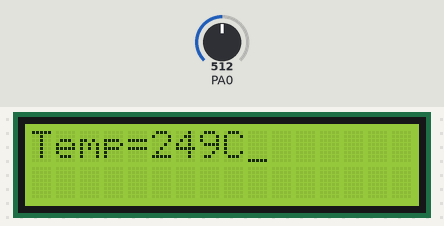
The program below on a simulated ATmega32, built with avr-gcc and emulated at 8 MHz. On the bench: 16×2 character LCD. Wiring (inferred from the names in the program): character LCD (HD44780): RS PB2; R/W PB1; E PB0; data PC0, PC1, PC2, PC3, PC4, PC5, PC6, PC7. Inputs (shaded band) come from the test bench; at power-on: PA0 = 512.

Above: at 1.7 s.
1.8 s: PA0 set to 716
At 3.7 s:
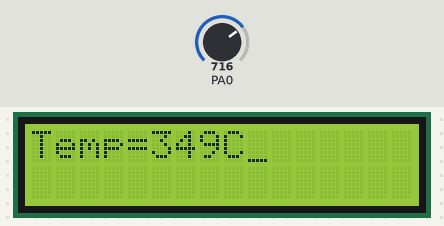
4.1 s: PA0 set to 900
At 5.1 s:
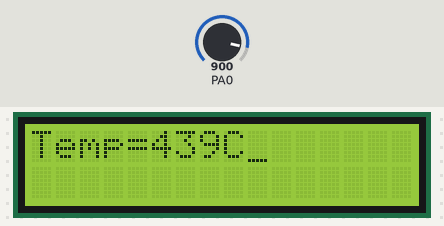
5.8 s: PA0 set to 1023
At 6.5 s:
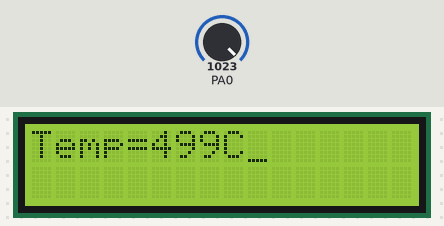
Timing chart, 0 to 8.8 s (numbered marks = the images above; inputs shaded):
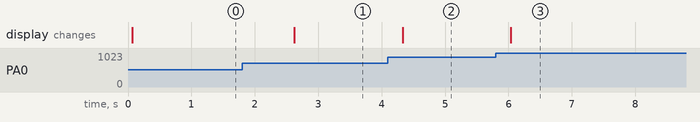

The program:

main.c
```c
/*
 * main.c
 *
 *  Created on: Oct 16, 2021
 *      Author: Kero Adel
 */
#include "../HAL/LCD/LCD_int.h"
#include "../MCAL/ADC/ADC_int.h"
#include "../Libs/stdtypes.h"
#include "util/delay.h"

void main (void)
{
	u16 digital;
	f32 analog_mv;
	u32 temp;

	LCD_vidInit();
	ADC_vidADCInit();

	while(1)
	{
		LCD_vidClearDisplay();
		digital = ADC_u8ADCRead(0);
		analog_mv = digital * 4.88;
		temp = analog_mv /10;
		LCD_vidSendString("Temp=");
		LCD_vidSendNumber(temp);
		LCD_vidSendString("C");
		_delay_ms(800);
	}
}
```

LCD_config.h
```c
/*
 * LCD_config.h
 *
 *  Created on: Sep 23, 2021
 *      Author: Kero Adel
 */

#ifndef HAL_LCD_LCD_CONFIG_H_
#define HAL_LCD_LCD_CONFIG_H_


#define LCD_DATA_PORT 		PORT_C
#define LCD_CTRL_PORT 		PORT_B

#define LCD_E_PIN 			PIN_0
#define LCD_RW_PIN 			PIN_1
#define LCD_RS_PIN 			PIN_2


#endif /* HAL_LCD_LCD_CONFIG_H_ */
```

LCD_int.h
```c
/*
 * LCD_int.h
 *
 *  Created on: Sep 23, 2021
 *      Author: Kero Adel
 */

#include "../../Libs/stdtypes.h"

#ifndef HAL_LCD_LCD_INT_H_
#define HAL_LCD_LCD_INT_H_


u8 LCD_u8sendData(u8 copy_u8data);
u8 LCD_u8sendCommand(u8 copy_u8command);

void LCD_vidWriteMyName(void);

void LCD_vidInit(void);

void LCD_vidSendNumber(s32 copy_u8Number);

void LCD_vidSendString(const u8* copy_pcString);
void LCD_vidGoToXY(u8 copy_u8XPos, u8 copy_u8YPos);

void LCD_vidWriteSpecialCharecter(u8 *copy_u8pPattern, u8 copy_u8BlockNo, u8 copy_u8XPos, u8 copy_u8YPos);

void LCD_vidClearDisplay(void);

void LCD_vidReturnHome(void);

void LCD_vidShiftRight(void);

void LCD_vidShiftLeft(void);

void LCD_vidGlitchString(const u8* copy_pcString);

void LCD_vidSinWaveString(const u8* copy_pcString);

void LCD_vidSendNumberBottomRight(s32 copy_u8Number);

void LCD_vidShiftRightCursor(void);

void LCD_vidShiftLeftCursor(void);

#endif /* HAL_LCD_LCD_INT_H_ */
```

LCD_prg.c
```c
#include "../../Libs/stdtypes.h"
#include "../..//MCAL/DIO/DIO_int.h"
#include "util/delay.h"

#include "LCD_config.h"
#include "LCD_int.h"

void LCD_vidWriteSpecialCharecter(u8 *copy_u8pPattern, u8 copy_u8BlockNo, u8 copy_u8XPos, u8 copy_u8YPos)
{
	u8 local_u8CGRAMAdress = copy_u8BlockNo * 8, local_u8Counter;

	_delay_ms(1);
	LCD_u8sendCommand(local_u8CGRAMAdress + 64);
	_delay_ms(1);
	for(local_u8Counter=0; local_u8Counter<8; local_u8Counter++)
	{
		LCD_u8sendData(copy_u8pPattern[local_u8Counter]);
		_delay_ms(1);
	}

	LCD_vidGoToXY(copy_u8XPos, copy_u8YPos);
	_delay_ms(1);
	LCD_u8sendData(copy_u8BlockNo);
	_delay_ms(1);
}


u8 LCD_u8sendData(u8 copy_u8command)
{
	DIO_u8setPinVal(LCD_CTRL_PORT, LCD_RS_PIN, HIGH);

	DIO_u8setPinVal(LCD_CTRL_PORT, LCD_RW_PIN, LOW);

	DIO_u8setPortVal(LCD_DATA_PORT, copy_u8command);

	DIO_u8setPinVal(LCD_CTRL_PORT, LCD_E_PIN, HIGH);
	_delay_ms(2);
	DIO_u8setPinVal(LCD_CTRL_PORT, LCD_E_PIN, LOW);

	return 0;
}
u8 LCD_u8sendCommand(u8 copy_u8data)
{
	DIO_u8setPinVal(LCD_CTRL_PORT, LCD_RS_PIN, LOW);

	DIO_u8setPinVal(LCD_CTRL_PORT, LCD_RW_PIN, LOW);

	DIO_u8setPortVal(LCD_DATA_PORT, copy_u8data);

	DIO_u8setPinVal(LCD_CTRL_PORT, LCD_E_PIN, HIGH);
	_delay_ms(2);
	DIO_u8setPinVal(LCD_CTRL_PORT, LCD_E_PIN, LOW);

	return 0;
}

void LCD_vidInit(void)
{
	DIO_u8setPortDir(LCD_DATA_PORT, FULL_OUTPUT);
	DIO_u8setPinDir(LCD_CTRL_PORT, LCD_E_PIN, OUTPUT);
	DIO_u8setPinDir(LCD_CTRL_PORT, LCD_RS_PIN, OUTPUT);
	DIO_u8setPinDir(LCD_CTRL_PORT, LCD_RW_PIN, OUTPUT);

	_delay_ms(40);						//Wait more than 30 ms after power on

	LCD_u8sendCommand(0b00111000);		//Function set cmd: 2 lines, 5x8 font size

	LCD_u8sendCommand(0b00001110);		//Function set cmd: Display enable, disable cursor, disable blinking cursor

	LCD_u8sendCommand(1);				//Function set: clear display


}

void LCD_vidStarterString(const u8* copy_pcString)
{
	u8 counter = 0;
	LCD_vidGoToXY(3, 0);
	while(copy_pcString[counter] != '\0')
	{
		LCD_u8sendData(copy_pcString[counter]);
		counter++;
		_delay_ms(150);
	}
	LCD_vidShiftRight();
	_delay_ms(100);
}

void LCD_vidSendString(const u8* copy_pcString)
{
	u8 counter = 0;
	while(copy_pcString[counter] != '\0')
	{
		LCD_u8sendData(copy_pcString[counter]);
		counter++;
	}
}

void LCD_vidGoToXY(u8 copy_u8XPos, u8 copy_u8YPos)
{
	u8 address;

	if(copy_u8YPos == 0){
		address = copy_u8XPos;
	}

	else if(copy_u8YPos == 1){
		address = copy_u8XPos + 0x40;
	}

	LCD_u8sendCommand(128 + address);

}

void LCD_vidShiftRightCursor(void)
{
	LCD_u8sendCommand(0b00000001);
}

void LCD_vidShiftLeftCursor(void)
{
	LCD_u8sendCommand(0b00000000);
}

void LCD_vidSendNumberBottomRight(s32 copy_u8Number)
{
	s8 local_u8Length = 0;
	u8 local_u8Nums[32];
	LCD_vidGoToXY(15, 1);

	if(copy_u8Number==0)
	{
		LCD_u8sendData('0');
		LCD_vidShiftLeftCursor();
	}

	else if(copy_u8Number<0)
	{
		copy_u8Number *= (-1);

		while(copy_u8Number != 0)
		{
			local_u8Nums[local_u8Length] = copy_u8Number % 10;
			copy_u8Number /= 10;
			local_u8Length++;
		}
		for(u8 counter=0; counter<=local_u8Length; counter++)
		{
			LCD_u8sendData(local_u8Nums[counter] + '0');
			LCD_vidShiftLeftCursor();
		}
		LCD_u8sendData('-');
		LCD_vidShiftLeftCursor();
	}

	else
	{
		while(copy_u8Number != 0)
		{
			local_u8Length++;
			local_u8Nums[local_u8Length] = copy_u8Number % 10;
			copy_u8Number /= 10;
		}
		for(u8 counter=0; counter<=local_u8Length; counter++)
		{
			LCD_u8sendData(local_u8Nums[counter] + '0');
			LCD_vidShiftLeftCursor();
		}
	}
}

void LCD_vidSendNumber(s32 copy_u8Number)
{
	s8 local_u8Length = 0;
	u8 local_u8Nums[32];

	if(copy_u8Number==0)
	{
		LCD_u8sendData('0');
	}

	else if(copy_u8Number<0)
	{
		copy_u8Number *= (-1);
		LCD_u8sendData('-');

		while(copy_u8Number != 0)
		{
			local_u8Nums[local_u8Length] = copy_u8Number % 10;
			copy_u8Number /= 10;
			local_u8Length++;
		}
	}

	else
	{
		while(copy_u8Number != 0)
		{
			local_u8Length++;
			local_u8Nums[local_u8Length] = copy_u8Number % 10;
			copy_u8Number /= 10;
		}
	}

	for(; local_u8Length>0; local_u8Length--)
	{
		LCD_u8sendData(local_u8Nums[local_u8Length] + '0');
	}

}

void LCD_vidClearDisplay(void)
{
	LCD_u8sendCommand(0b00000001);
}

void LCD_vidReturnHome(void)
{
	LCD_u8sendCommand(0b00000010);
}

void LCD_vidShiftRight(void)
{
	LCD_u8sendCommand(0b00011100);
}

void LCD_vidShiftLeft(void)
{
	LCD_u8sendCommand(0b00011000);

}

void LCD_vidSinWaveString(const u8* copy_pcString)
{
	u8 local_u8counter = 0;
	u8 local_u8XPos = 2;
	u8 local_u8Iterate = 0;

	while((copy_pcString[local_u8counter] != '\0')&&local_u8Iterate<10)
	{
		if(local_u8counter/2)
		{
			LCD_vidGoToXY(local_u8XPos, 0);
		}

		else
		{
			LCD_vidGoToXY(local_u8XPos, 1);
		}

		LCD_u8sendData(copy_pcString[local_u8counter]);
		local_u8counter++;
		local_u8XPos++;
		_delay_ms(150);
	}
}

void LCD_vidGlitchString(const u8* copy_pcString)
{
	LCD_vidGoToXY(3, 0);
	LCD_vidSendString(copy_pcString);
	_delay_ms(50);
	LCD_vidShiftLeft();
	_delay_ms(50);
	LCD_vidShiftRight();
	_delay_ms(50);
	LCD_vidClearDisplay();
	LCD_vidGoToXY(4, 1);
	LCD_vidSendString(copy_pcString);
	_delay_ms(50);
	LCD_vidShiftRight();
	_delay_ms(50);
	LCD_vidClearDisplay();
	LCD_vidGoToXY(3, 0);
	LCD_vidSendString(copy_pcString);
	_delay_ms(50);
	LCD_vidShiftRight();

}

//void LCD_vidWriteMyName(void)
//{
//	u8 kaf[] = {0b00011111,
//			0b00010000,
//			0b00001000,
//			0b00000100,
//			0b00000010,
//			0b00011111,
//			0b00000000,
//			0b00000000};
//
//	LCD_vidWriteSpecialCharecter(kaf, 0, 15, 1);
//
//	u8 kaf2[] = {0b00000000,
//			0b00000000,
//			0b00000000,
//			0b00000001,
//			0b00000001,
//			0b00011111,
//			0b00001010,
//			0b00000000};
//
//	LCD_vidWriteSpecialCharecter(kaf2, 1, 14, 1);
//
//
//	u8 kaf3[] = {0b00000000,
//			0b00000000,
//			0b00000000,
//			0b00000001,
//			0b00000001,
//			0b00000010,
//			0b00011100,
//			0b00000000};
//
//	LCD_vidWriteSpecialCharecter(kaf3, 2, 13, 1);
//
//
//	u8 kaf4[] = {0b00000001,
//			0b00000001,
//			0b00000001,
//			0b00000001,
//			0b00000001,
//			0b00011111,
//			0b00000000,
//			0b00000000};
//
//	LCD_vidWriteSpecialCharecter(kaf4, 3, 12, 1);
//
//
//	u8 kaf5[] = {0b00000000,
//			0b00000000,
//			0b00000000,
//			0b00000000,
//			0b00010101,
//			0b00011111,
//			0b00010000,
//			0b00000000};
//
//	LCD_vidWriteSpecialCharecter(kaf5, 4, 11, 1);
//
//	u8 kaf6[] = {0b00000000,
//			0b00000000,
//			0b00000000,
//			0b00000000,
//			0b00001000,
//			0b00001000,
//			0b00000111,
//			0b00000000};
//
//	LCD_vidWriteSpecialCharecter(kaf6, 5, 10, 1);
//}
```

bitmath.h
```c
#ifndef LIB_BITMATH_H_
#define LIB_BITMATH_H_

#include"stdtypes.h"

#define CLR_BIT(Copy_u8reg,Copy_u8pin) 		Copy_u8reg &= ~(1<<(Copy_u8pin))
#define SET_BIT(Copy_u8reg,Copy_u8pin) 		Copy_u8reg |= (1<<(Copy_u8pin))
#define TOGGLE_BIT(Copy_u8reg,Copy_u8pin)	Copy_u8reg ^= (1<<(Copy_u8pin))
#define GET_BIT(Copy_u8reg,Copy_u8pin)		((Copy_u8reg>>Copy_u8pin)&0x01)

#endif /* LIB_BITMATH_H_ */
```

stderrors.h
```c
#ifndef LIB_STDERRORS_H_
#define LIB_STDERRORS_H_

#define RT_OK (u8)0
#define RT_NOK (u8)1


#endif /* LIB_STDERRORS_H_ */
```

stdtypes.h
```c
#ifndef STDTYPES_H_
#define STDTYPES_H_


typedef unsigned char u8;
typedef signed char s8;
typedef unsigned short int u16;
typedef signed short int s16;
typedef unsigned long int u32;
typedef signed long int s32;
typedef float f32;
typedef double f64;

#endif
```

ADC_int.h
```c
/*
 * ADC_int.h
 *
 *  Created on: Oct 15, 2021
 *      Author: Kero Adel
 */
#include "../../Libs/stdtypes.h"

#ifndef ADC_ADC_INT_H_
#define ADC_ADC_INT_H_

void ADC_vidADCInit(void);
u16 ADC_u8ADCRead(u8 copy_u8Channel);

#endif /* ADC_ADC_INT_H_ */
```

ADC_prg.c
```c
/*
 * ADC_prg.c
 *
 *  Created on: Oct 15, 2021
 *      Author: Kero Adel
 */
#include "ADC_int.h"
#include "ADC_reg.h"
#include "../DIO/DIO_int.h"
#include "../../Libs/bitmath.h"


void ADC_vidADCInit(void)
{
	/*ENABLE*/
	SET_BIT(ADCSRA_REG, 7);

	/*VRef*/
	SET_BIT(ADMUX_REG, 6);
	CLR_BIT(ADMUX_REG, 7);

	/*Res = 10 bit*/
	CLR_BIT(ADMUX_REG, 5);

	/*Single Conv*/
	CLR_BIT(ADCSRA_REG, 5);

	/*Prescalar*/
	SET_BIT(ADCSRA_REG, 0);
	CLR_BIT(ADCSRA_REG, 1);
	SET_BIT(ADCSRA_REG, 2);
}


u16 ADC_u8ADCRead(u8 copy_u8Channel)
{
	u16 local_u16DigitalRead;
	ADMUX_REG &= 0b11100000;
	ADMUX_REG |= copy_u8Channel;

	SET_BIT(ADCSRA_REG, 6);

	while(GET_BIT(ADCSRA_REG, 4)==0);

	SET_BIT(ADCSRA_REG, 4);

	local_u16DigitalRead = ADCL_REG;
	local_u16DigitalRead |= ADCH_REG<<8;

	return local_u16DigitalRead;
}
```

ADC_reg.h
```c
/*
 * ADC_reg.h
 *
 *  Created on: Oct 15, 2021
 *      Author: Kero Adel
 */

#ifndef ADC_ADC_REG_H_
#define ADC_ADC_REG_H_

#define ADMUX_REG				(*((volatile u8*)0x27))
#define ADCSRA_REG				(*((volatile u8*)0x26))
#define SFIOR_REG				(*((volatile u8*)0x50))
#define ADCL_REG				(*((volatile u8*)0x24))
#define ADCH_REG				(*((volatile u8*)0x25))

#endif /* ADC_ADC_REG_H_ */
```

DIO_Prg.c
```c
#include "DIO_int.h"
#include "../../Libs/stderrors.h"
#include "DIO_Reg.h"
#include "../../Libs/bitmath.h"

/*PORT level*/
u8 DIO_u8setPortDir(u8 Copy_u8port , u8 Copy_u8dir)
{
	u8 local_u8errStatus = RT_OK ;
	switch(Copy_u8port)
	{
	case PORT_A:
		DDRA_REG=Copy_u8dir;
		break;
	case PORT_B:
		DDRB_REG=Copy_u8dir;
		break;
	case PORT_C:
		DDRC_REG=Copy_u8dir;
		break;
	case PORT_D:
		DDRD_REG=Copy_u8dir;
		break;
	default:
		local_u8errStatus = RT_NOK ;
	}
	return local_u8errStatus ;
}

u8 DIO_u8setPortVal(u8 Copy_u8port , u8 Copy_u8dval)
{
	u8 local_u8errStatus = RT_OK ;
	switch(Copy_u8port)
	{
	case PORT_A:
		PORTA_REG=Copy_u8dval;
		break;
	case PORT_B:
		PORTB_REG=Copy_u8dval;
		break;
	case PORT_C:
		PORTC_REG=Copy_u8dval;
		break;
	case PORT_D:
		PORTD_REG=Copy_u8dval;
		break;
	default:
		local_u8errStatus = RT_NOK ;
	}
	return local_u8errStatus ;
}

u8 DIO_u8getPortVal(u8 Copy_u8port , u8* Copy_u8pval)
{
	u8 local_u8errStatus = RT_OK ;
	switch(Copy_u8port)
	{
	case PORT_A:
		*Copy_u8pval=PINA_REG;
		break;
	case PORT_B:
		*Copy_u8pval=PINB_REG;
		break;
	case PORT_C:
		*Copy_u8pval=PINC_REG;
		break;
	case PORT_D:
		*Copy_u8pval=PIND_REG;
		break;
	default:
		local_u8errStatus = RT_NOK ;
	}
	return local_u8errStatus ;
}
/*PIN level*/
u8 DIO_u8setPinDir(u8 Copy_u8port , u8 Copy_u8pin , u8 Copy_u8dir)
{
	u8 local_u8errStatus = RT_OK ;
	if(Copy_u8pin >= PIN_0 && Copy_u8pin <= PIN_7 )
	{
		if(Copy_u8dir == INPUT)
		{
			switch(Copy_u8port)
			{
			case PORT_A:
				CLR_BIT(DDRA_REG,Copy_u8pin);
				break;
			case PORT_B:
				CLR_BIT(DDRB_REG,Copy_u8pin);
				break;
			case PORT_C:
				CLR_BIT(DDRC_REG,Copy_u8pin);
				break;
			case PORT_D:
				CLR_BIT(DDRD_REG,Copy_u8pin);
				break;
			default:
				local_u8errStatus = RT_NOK ;
			}
		}
		else if(Copy_u8dir == OUTPUT)
		{
			switch(Copy_u8port)
			{
			case PORT_A:
				SET_BIT(DDRA_REG,Copy_u8pin);
				break;
			case PORT_B:
				SET_BIT(DDRB_REG,Copy_u8pin);
				break;
			case PORT_C:
				SET_BIT(DDRC_REG,Copy_u8pin);
				break;
			case PORT_D:
				SET_BIT(DDRD_REG,Copy_u8pin);
				break;
			default:
				local_u8errStatus = RT_NOK ;
			}
		}
		else
		{
			local_u8errStatus = RT_NOK ;
		}
	}
	else
	{
		local_u8errStatus = RT_NOK ;
	}
	return local_u8errStatus ;
}

u8 DIO_u8setPinVal(u8 Copy_u8port , u8 Copy_u8pin , u8 Copy_u8val)
{
	u8 local_u8errStatus = RT_OK ;
	if(Copy_u8pin >= PIN_0 && Copy_u8pin <= PIN_7 )
	{
		if(Copy_u8val == LOW)
		{
			switch(Copy_u8port)
			{
			case PORT_A:
				CLR_BIT(PORTA_REG,Copy_u8pin);
				break;
			case PORT_B:
				CLR_BIT(PORTB_REG,Copy_u8pin);
				break;
			case PORT_C:
				CLR_BIT(PORTC_REG,Copy_u8pin);
				break;
			case PORT_D:
				CLR_BIT(PORTD_REG,Copy_u8pin);
				break;
			default:
				local_u8errStatus = RT_NOK ;
			}
		}
		else if(Copy_u8val == HIGH)
		{
			switch(Copy_u8port)
			{
			case PORT_A:
				SET_BIT(PORTA_REG,Copy_u8pin);
				break;
			case PORT_B:
				SET_BIT(PORTB_REG,Copy_u8pin);
				break;
			case PORT_C:
				SET_BIT(PORTC_REG,Copy_u8pin);
				break;
			case PORT_D:
				SET_BIT(PORTD_REG,Copy_u8pin);
				break;
			default:
				local_u8errStatus = RT_NOK ;
			}
		}
		else
		{
			local_u8errStatus = RT_NOK ;
		}
	}
	else
	{
		local_u8errStatus = RT_NOK ;
	}
	return local_u8errStatus ;
}

u8 DIO_u8getPinVal(u8 Copy_u8port , u8 Copy_u8pin , u8* Copy_u8pval)
{
	u8 local_u8errStatus = RT_OK ;
	if(Copy_u8pin <= PIN_7 )
	{
		switch(Copy_u8port)
		{
		case PORT_A:
			*Copy_u8pval=GET_BIT(PINA_REG,Copy_u8pin);
			break;
		case PORT_B:
			*Copy_u8pval=GET_BIT(PINB_REG,Copy_u8pin);
			break;
		case PORT_C:
			*Copy_u8pval=GET_BIT(PINC_REG,Copy_u8pin);
			break;
		case PORT_D:
			*Copy_u8pval=GET_BIT(PIND_REG,Copy_u8pin);
			break;
		default:
			local_u8errStatus = RT_NOK ;
		}
	}
	else
	{
		local_u8errStatus = RT_NOK ;
	}
	return local_u8errStatus ;
}
```

DIO_int.h
```c
#ifndef DIO_V1_DIO_INT_H_
#define DIO_V1_DIO_INT_H_

#include "../../Libs/stdtypes.h"

//Macros
/*PIN level*/
#define PORT_A 			(u8)0
#define PORT_B 			(u8)1
#define PORT_C 			(u8)2
#define PORT_D 			(u8)3
#define PIN_0 			(u8)0
#define PIN_1 			(u8)1
#define PIN_2 			(u8)2
#define PIN_3 			(u8)3
#define PIN_4 			(u8)4
#define PIN_5 			(u8)5
#define PIN_6 			(u8)6
#define PIN_7 			(u8)7
#define INPUT 			(u8)0
#define OUTPUT			(u8)1
#define LOW 			(u8)0
#define HIGH 			(u8)1
/*PORT level*/
#define FULL_INPUT 		0x00
#define FULL_OUTPUT		0xff
#define FULL_LOW 		0x00
#define FULL_HIGH 		0xff
// function prototypes
/* PORT level */
u8 DIO_u8setPortDir(u8 Copy_u8port , u8 Copy_u8dir);
u8 DIO_u8setPortVal(u8 Copy_u8port , u8 Copy_u8val);
u8 DIO_u8getPortVal(u8 Copy_u8port , u8* Copy_u8pval);
/* PIN level */
u8 DIO_u8setPinDir(u8 Copy_u8port , u8 Copy_u8pin , u8 Copy_u8dir);
u8 DIO_u8setPinVal(u8 Copy_u8port , u8 Copy_u8pin , u8 Copy_u8val);
u8 DIO_u8getPinVal(u8 Copy_u8port , u8 Copy_u8pin , u8* Copy_u8pval);

#endif /* DIO_V1_DIO_INT_H_ */
```

DIO_reg.h
```c
#include "../../Libs/stdtypes.h"


#ifndef DIO_REG_H_
#define DIO_REG_H_

#define DDRA_REG (*((volatile u8*)0x3A))
#define PORTA_REG (*((volatile u8*)0x3B))
#define PINA_REG (*((volatile u8*)0x39))

#define DDRB_REG (*((volatile u8*)0x37))
#define PORTB_REG (*((volatile u8*)0x38))
#define PINB_REG (*((volatile u8*)0x36))

#define DDRC_REG (*((volatile u8*)0x34))
#define PORTC_REG (*((volatile u8*)0x35))
#define PINC_REG (*((volatile u8*)0x33))

#define DDRD_REG (*((volatile u8*)0x31))
#define PORTD_REG (*((volatile u8*)0x32))
#define PIND_REG (*((volatile u8*)0x30))


#endif /* DIO_REG_H_ */
```

Measured:
- after the input at 1.8 s, the display: changes after 0.83 s (image 1)
- after the input at 4.1 s, the display: changes after 0.23 s (image 2)
- after the input at 5.8 s, the display: changes after 0.23 s (image 3)
